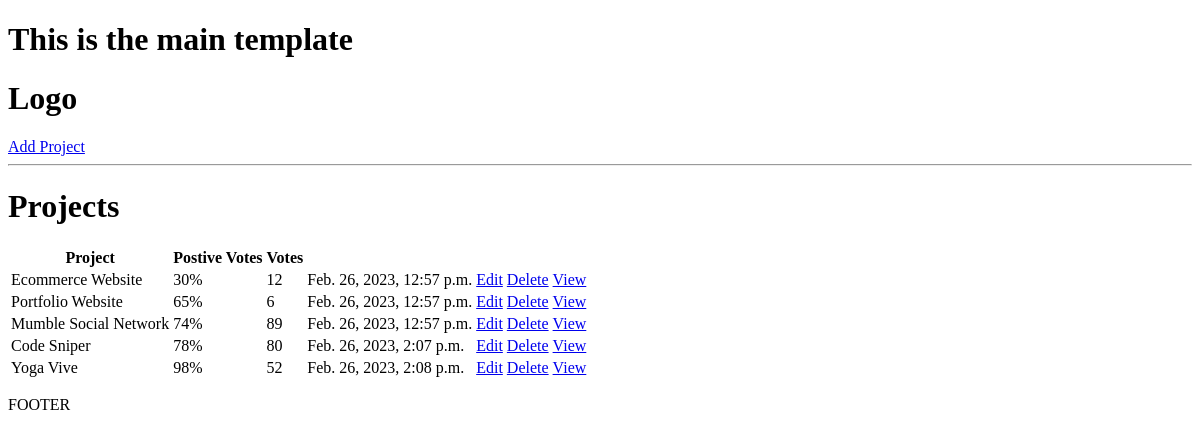
/, run on an earlier commit of the app's database.
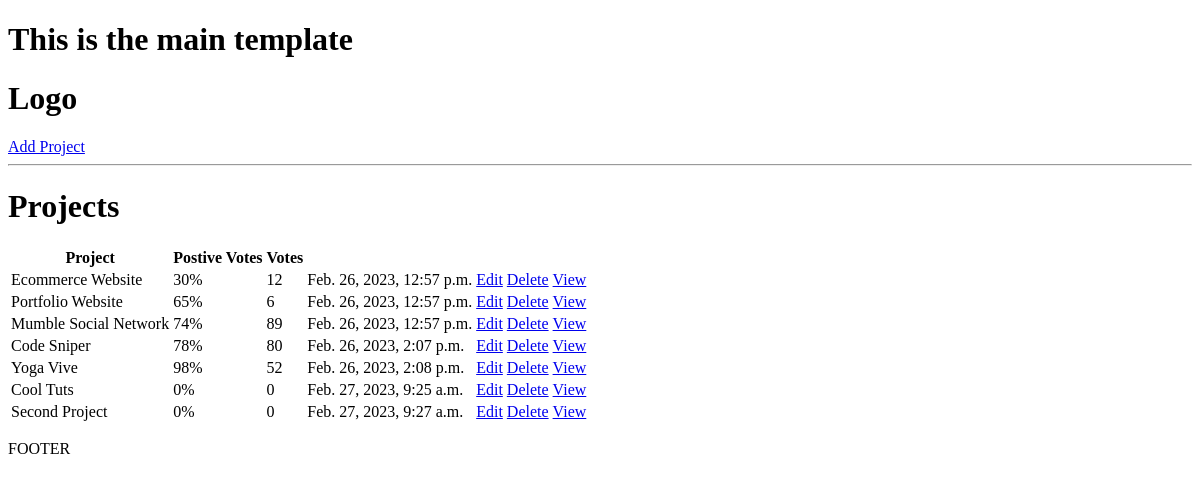
And on a later commit of the database.
### projects/models.py (models this page shows, shortened)
class Project(models.Model):
    title = models.CharField(max_length=200) #required field
    description = models.TextField(null=True, blank=True) #not required
    demo_link = models.CharField(max_length=2000, null=True, blank=True)
    source_link = models.CharField(max_length=2000, null=True, blank=True)
    tags = models.ManyToManyField('Tag', blank=True)
    vote_total = models.IntegerField(default=0, null=True, blank=True)
    vote_ratio = models.IntegerField(default=0, null=True, blank=True)
    created = models.DateTimeField(auto_now_add=True) #auto generate timestamp
    id = models.UUIDField(default=uuid.uuid4, unique=True, primary_key=True, editable=False) # must be unique

### projects/views.py (the view)
# urls.py: path('', include('projects.urls'))
def projects(request):
    projects = Project.objects.all()
    context = {'projects': projects}
    return render(request, 'projects/projects.html', context)

### projects/templates/projects/projects.html
{% extends 'main.html' %}
{% block content %}
<h1>Projects</h1>
<table>
    <tr>
        <th>Project</th>
        <th>Postive Votes</th>
        <th>Votes</th>
        <th></th>
        <th></th>
        {% for project in projects %}
            <tr>
                <td>{{project.title}}</td>
                <td>{{project.vote_ratio}}%</td>
                <td>{{project.vote_total}}</td>
                <td>{{project.created}}</td>
                <td><a href="{% url 'update-project' project.id %}">Edit</a></td>
                <td><a href="{% url 'delete-project' project.id %}">Delete</a></td>
                <td><a href="{% url 'project' project.id %}">View</a></td>
            </tr>
        {% endfor %}
    </tr>
</table>
{% endblock content %}

What changed in the data, as far as the page shows it:
added Project: title "Cool Tuts", vote_ratio "0", vote_total "0", created "Feb. 27, 2023, 9:25 a.m."
added Project: title "Second Project", vote_ratio "0", vote_total "0", created "Feb. 27, 2023, 9:27 a.m."
